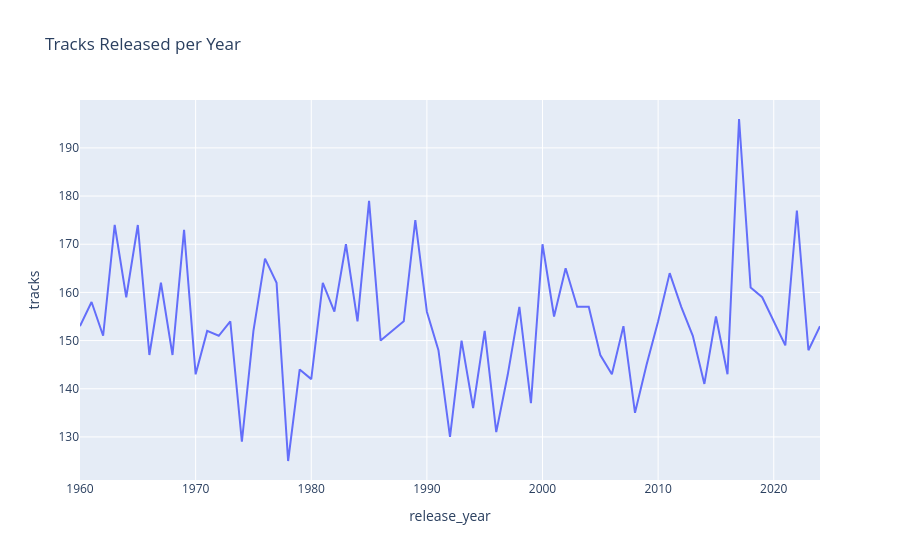

Notebook cell for this chart:
### Markdown cell above
**popularity is spread almost uniformly between 0 and 100**
**for all album types. The tall bar at popularity = 50 comes from about 1,177 tracks**
**(11.8% of the data) whose missing or invalid values were filled with the median,**
**so it is a cleaning artifact, not a real pattern.**

### Code cell
# 4) Line: tracks released per year
yearly = df['release_year'].value_counts().sort_index().reset_index()
yearly.columns = ['release_year', 'tracks']
fig6 = px.line(yearly, x='release_year', y='tracks', title='Tracks Released per Year')
fig6.show()

### Figure 1 — Plotly figure (JSON) as saved in the notebook; plotly's stock layout.template omitted (floating-point values rounded to 4 significant figures)
{"data": [{"hovertemplate": "release_year=%{x}<br>tracks=%{y}<extra></extra>", "legendgroup": "", "line": {"color": "#636efa", "dash": "solid"}, "marker": {"symbol": "circle"}, "mode": "lines", "name": "", "orientation": "v", "showlegend": false, "type": "scatter", "x": [1960, 1961, 1962, 1963, 1964, 1965, 1966, 1967, 1968, 1969, 1970, 1971, 1972, 1973, 1974, 1975, 1976, 1977, 1978, 1979, 1980, 1981, 1982, 1983, 1984, 1985, 1986, 1987, 1988, 1989, 1990, 1991, 1992, 1993, 1994, 1995, 1996, 1997, 1998, 1999, 2000, 2001, 2002, 2003, 2004, 2005, 2006, 2007, 2008, 2009, 2010, 2011, 2012, 2013, 2014, 2015, 2016, 2017, 2018, 2019, 2020, 2021, 2022, 2023, 2024], "xaxis": "x", "y": [153, 158, 151, 174, 159, 174, 147, 162, 147, 173, 143, 152, 151, 154, 129, 152, 167, 162, 125, 144, 142, 162, 156, 170, 154, 179, 150, 152, 154, 175, 156, 148, 130, 150, 136, 152, 131, 143, 157, 137, 170, 155, 165, 157, 157, 147, 143, 153, 135, 145, 154, 164, 157, 151, 141, 155, 143, 196, 161, 159, 154, 149, 177, 148, 153], "yaxis": "y"}], "layout": {"legend": {"tracegroupgap": 0}, "title": {"text": "Tracks Released per Year"}, "xaxis": {"anchor": "y", "domain": [0, 1], "title": {"text": "release_year"}}, "yaxis": {"anchor": "x", "domain": [0, 1], "title": {"text": "tracks"}}}}
